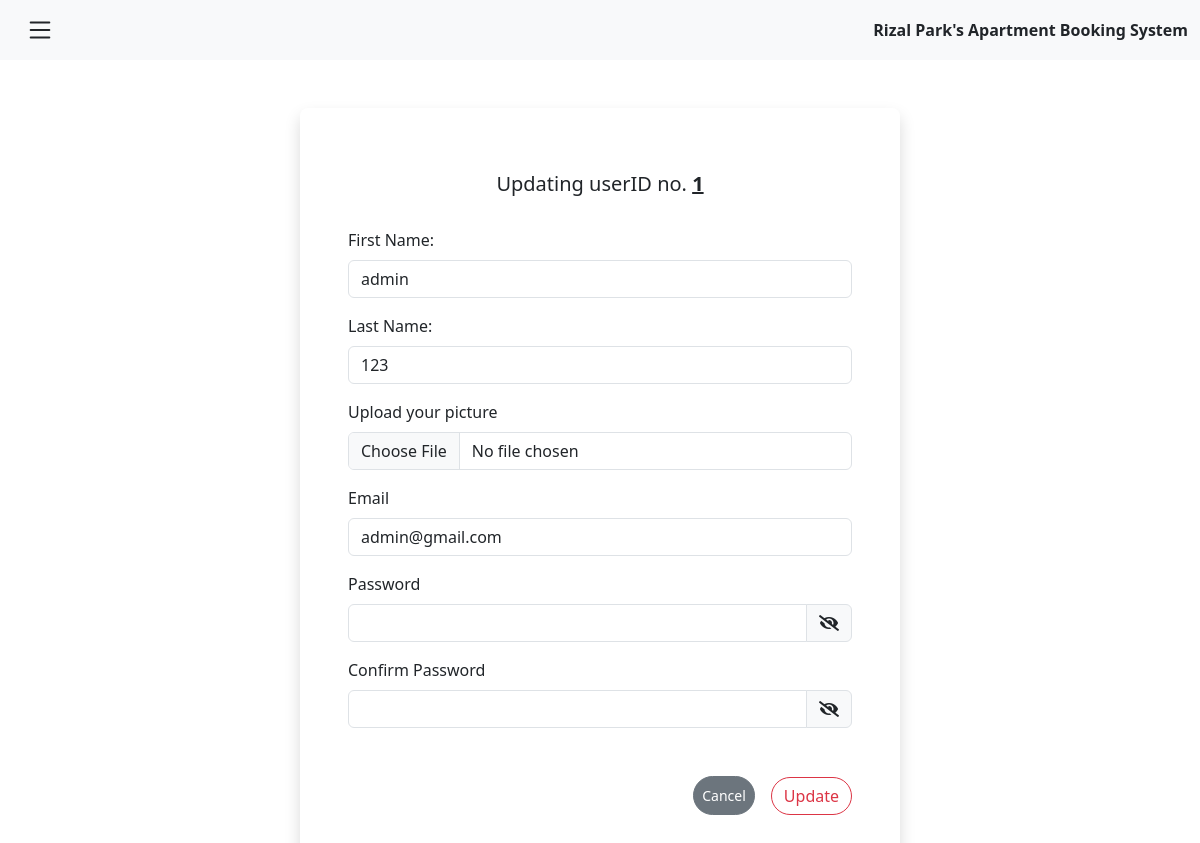
Screenshot of /update.php?userId=1 with the database file from the repository.
### tables this page shows
CREATE TABLE `userinfo` (
  `id` int(11) NOT NULL,
  `fName` varchar(255) NOT NULL,
  `lName` varchar(255) NOT NULL,
  `pfPicture` varchar(255) NOT NULL,
  `email` varchar(255) NOT NULL,
  `password` varchar(255) NOT NULL,
  `cPassword` varchar(255) NOT NULL,
  `timestamp` timestamp NOT NULL DEFAULT current_timestamp() ON UPDATE current_timestamp()
);

### components/retrieve.php (called while the page is built, shortened)
<?php
require 'connect.php';
if (isset($_GET['userId'])) {
    $userId = $_GET['userId'];
    $sql = "SELECT * FROM userInfo WHERE id = '$userId'";
    $result = $conn->query($sql);
    if ($result->num_rows > 0) {
        $row = $result->fetch_assoc();
        $fName = $row['fName'];
        $lName = $row['lName'];
        $email = $row['email'];
    } else {
    }
} else {
}
?>

### update.php (the view, shortened to what this page needs)
<?php
include 'components/retrieve.php';
$fNameError = $lNameError = $emailError = $passwordError = $cPasswordError = $pfPictureError = '';
?>
<?php
require 'components/navbar.php';
?>
</head>
<div class="container-lg my-3 my-md-5 col-10 col-md-6 shadow p-3 p-md-5 rounded-3 rounded-md-5">
    <form method="post" enctype="multipart/form-data">
        <h5 class="card-title text-center p-3  mb-3">Updating userID no.
            <strong class="fw-bold text-decoration-underline">
                <?php echo $userId ?>
            </strong>
        </h5>
        <div class="form-group mb-3">
            <label class="form-label">First Name:</label>
            <input type="text" class="form-control <?php if (!empty($fNameError))
                echo 'is-invalid'; ?>" placeholder="Enter your first name" name="fName" autocomplete="off"
                value="<?php echo htmlspecialchars($fName); ?>">
        </div>
        <div class="form-group mb-3">
            <label class="form-label">Last Name:</label>
            <input type="text" class="form-control <?php if (!empty($lNameError))
                echo 'is-invalid'; ?>" placeholder="Enter your last name" name="lName" autocomplete="off"
                value="<?php echo htmlspecialchars($lName); ?>">
        </div>
        <div class="form-group mb-3">
            <label for="formFile" class="form-label">Upload your picture</label>
            <input class="form-control <?php if (!empty($pfPictureError))
                echo 'is-invalid'; ?>" type="file" id="pfPicture" name="pfPicture">
        </div>
        <div class="form-group mb-3">
            <label class="form-label">Email</label>
            <input type="email" class="form-control <?php if (!empty($emailError))
                echo 'is-invalid'; ?>" placeholder="Enter your email" name="email" autocomplete="off"
                value="<?php echo htmlspecialchars($email); ?>">
        </div>
        <div class="mb-3">
            <label for="inputPassword" class="form-label">Password</label>
            <div class="input-group">
                <input type="password" id="inputPassword" class="form-control <?php if (!empty($passwordError))
                    echo 'is-invalid'; ?>" aria-labelledby="passwordHelpBlock" name="password">
                <span class="input-group-text rounded-end toggle-icon" id="togglePassword"
                    onclick="togglePasswordVisibility()">
                    <i id="toggleIcon" class="fas fa-eye-slash"></i>
                </span>
            </div>
        </div>
        <div class="mb-3">
            <label for="confirmPassword" class="form-label">Confirm Password</label>
            <div class="input-group">
                <input type="password" id="confirmPassword" class="form-control <?php if (!empty($cPasswordError))
                    echo 'is-invalid'; ?>" aria-labelledby="confirmpasswordHelpBlock" name="cPassword">
                <span class="input-group-text rounded-end toggle-icon" id="togglePassword" onclick="toggleCPass()">
                    <i id="toggleIconCPass" class="fas fa-eye-slash"></i>
                </span>
            </div>
        </div>
        <div class="d-flex justify-content-end align-items-center mt-5">
            <button type="button" class="btn btn-secondary btn-sm me-3 p-2 rounded-pill">
                <a href="account.php?userId=<?php echo $userId; ?>" class="text-white text-decoration-none">Cancel</a>
            </button>
            <button type="submit" class="btn btn-outline-danger rounded-pill" name="submit">Update</button>
        </div>
    </form>
</div>

### rows the page displays
userinfo: fName "admin", lName "123", email "admin@gmail.com"

### other values shown
$userId "1"
